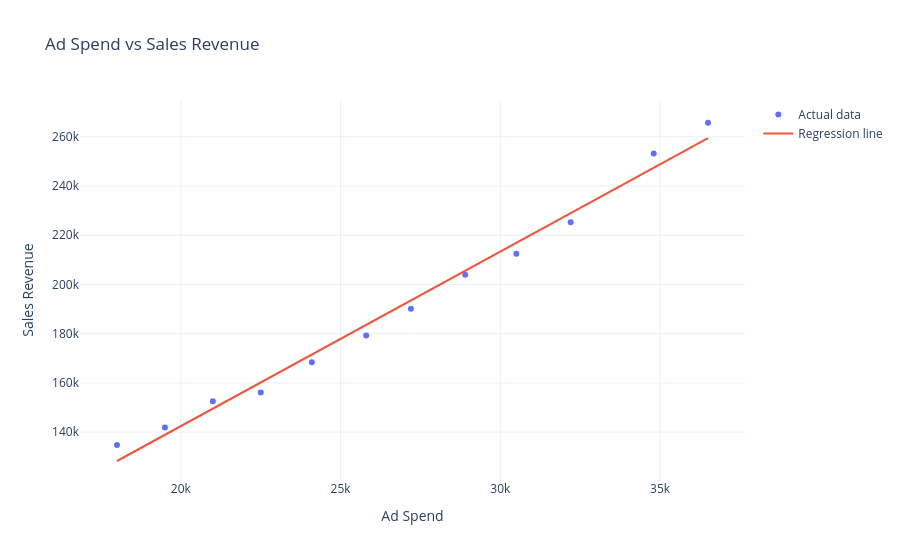

Notebook code for this chart:
### Code cell
# Sort the data by the predictor so the regression line is drawn from left to right.
plot_df = df.sort_values(predictor).copy()

# Match the prediction order to the sorted predictor values.
sorted_indices = np.argsort(x)

plot_df["predicted_sales_revenue"] = result["predictions"][sorted_indices]

# Create a scatter plot of the actual data.
fig = go.Figure()

fig.add_trace(
    go.Scatter(
        x=plot_df[predictor],
        y=plot_df["sales_revenue"],
        mode="markers",
        name="Actual data",
        text=plot_df["campaign_name"],
        hovertemplate="Campaign: %{text}<br>ad_spend: %{x}<br>sales_revenue: %{y}<extra></extra>",
    )
)

# Add a regression line using the predicted sales revenue values.
fig.add_trace(
    go.Scatter(
        x=plot_df[predictor],
        y=plot_df["predicted_sales_revenue"],
        mode="lines",
        name="Regression line",
        hovertemplate="ad_spend: %{x}<br>predicted sales_revenue: %{y}<extra></extra>",
    )
)

# Label the chart and axes clearly.
fig.update_layout(
    title="Ad Spend vs Sales Revenue",
    xaxis_title="Ad Spend",
    yaxis_title="Sales Revenue",
    template="plotly_white",
)

fig.show()

### Figure 1 — Plotly figure (JSON) as saved in the notebook; plotly's stock layout.template omitted (floating-point values rounded to 4 significant figures)
{"data": [{"hovertemplate": "Campaign: %{text}<br>ad_spend: %{x}<br>sales_revenue: %{y}<extra></extra>", "mode": "markers", "name": "Actual data", "text": ["New Year Sale", "Loyalty Push", "Spring Refresh", "Weekend Deals", "Member Month", "Midyear Clearance", "Back To School Preview", "Back To School Peak", "Payday Promo", "Holiday Warmup", "Black Friday", "Year End Holiday"], "type": "scatter", "x": [18000, 19500, 21000, 22500, 24100, 25800, 27200, 28900, 30500, 32200, 34800, 36500], "y": [134800, 141900, 152600, 156100, 168400, 179300, 190100, 203900, 212500, 225300, 253200, 265700]}, {"hovertemplate": "ad_spend: %{x}<br>predicted sales_revenue: %{y}<extra></extra>", "mode": "lines", "name": "Regression line", "type": "scatter", "x": [18000, 19500, 21000, 22500, 24100, 25800, 27200, 28900, 30500, 32200, 34800, 36500], "y": [128300.0, 138900.0, 149600.0, 160200.0, 171500.0, 183600.0, 193500.0, 205600.0, 216900.0, 229000.0, 247400.0, 259400.0]}], "layout": {"title": {"text": "Ad Spend vs Sales Revenue"}, "xaxis": {"title": {"text": "Ad Spend"}}, "yaxis": {"title": {"text": "Sales Revenue"}}}}
